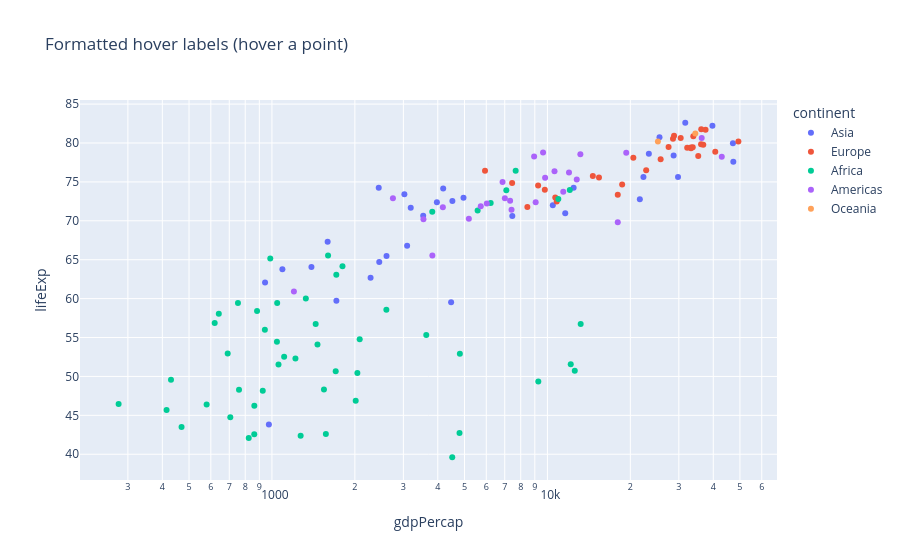

Notebook source saved alongside this figure:
### Markdown cell above
## 4. Hover Labels, Colors, and Facets 🟡

- **`hover_data`** adds columns to the hover box — and formats them (`":,"` thousands separator, `":$,.0f"` dollars, `False` to hide).
- **`hovertemplate`** (Graph Objects) gives complete control; `<extra></extra>` removes the grey trace-name box.
- **`color_discrete_map`** pins a color to each category so it stays the same across charts.
- **Facets** (`facet_col`, `facet_row`) split one chart into a grid of small charts — one per category ("small multiples").

### Code cell
fig = px.scatter(
    gap2007, x="gdpPercap", y="lifeExp", color="continent", hover_name="country", log_x=True,
    hover_data={"pop": ":,", "gdpPercap": ":$,.0f", "lifeExp": ":.1f", "continent": False},
    title="Formatted hover labels (hover a point)",
)
fig.show()
print("hovertemplate px generated:\n", fig.data[0].hovertemplate)

### Figure 1 — Plotly figure (JSON) as saved in the notebook; plotly's stock layout.template omitted (floating-point values rounded to 4 significant figures)
{"data": [{"customdata": [[31889923, "Asia"], [708573, "Asia"], [150448339, "Asia"], [14131858, "Asia"], [1318683096, "Asia"], [6980412, "Asia"], [1110396331, "Asia"], [223547000, "Asia"], [69453570, "Asia"], [27499638, "Asia"], [6426679, "Asia"], [127467972, "Asia"], [6053193, "Asia"], [23301725, "Asia"], [49044790, "Asia"], [2505559, "Asia"], [3921278, "Asia"], [24821286, "Asia"], [2874127, "Asia"], [47761980, "Asia"], [28901790, "Asia"], [3204897, "Asia"], [169270617, "Asia"], [91077287, "Asia"], [27601038, "Asia"], [4553009, "Asia"], [20378239, "Asia"], [19314747, "Asia"], [23174294, "Asia"], [65068149, "Asia"], [85262356, "Asia"], [4018332, "Asia"], [22211743, "Asia"]], "hovertemplate": "<b>%{hovertext}</b><br><br>gdpPercap=%{x:$,.0f}<br>lifeExp=%{y:.1f}<br>pop=%{customdata[0]:,}<extra></extra>", "hovertext": ["Afghanistan", "Bahrain", "Bangladesh", "Cambodia", "China", "Hong Kong, China", "India", "Indonesia", "Iran", "Iraq", "Israel", "Japan", "Jordan", "Korea, Dem. Rep.", "Korea, Rep.", "Kuwait", "Lebanon", "Malaysia", "Mongolia", "Myanmar", "Nepal", "Oman", "Pakistan", "Philippines", "Saudi Arabia", "Singapore", "Sri Lanka", "Syria", "Taiwan", "Thailand", "Vietnam", "West Bank and Gaza", "Yemen, Rep."], "legendgroup": "Asia", "marker": {"color": "#636efa", "symbol": "circle"}, "mode": "markers", "name": "Asia", "orientation": "v", "showlegend": true, "type": "scatter", "x": [974.6, 29800.0, 1391.0, 1714.0, 4959.0, 39720.0, 2452.0, 3541.0, 11610.0, 4471.0, 25520.0, 31660.0, 4519.0, 1593.0, 23350.0, 47310.0, 10460.0, 12450.0, 3096.0, 944.0, 1091.0, 22320.0, 2606.0, 3190.0, 21650.0, 47140.0, 3970.0, 4185.0, 28720.0, 7458.0, 2442.0, 3025.0, 2281.0], "xaxis": "x", "y": [43.83, 75.64, 64.06, 59.72, 72.96, 82.21, 64.7, 70.65, 70.96, 59.55, 80.75, 82.6, 72.53, 67.3, 78.62, 77.59, 71.99, 74.24, 66.8, 62.07, 63.78, 75.64, 65.48, 71.69, 72.78, 79.97, 72.4, 74.14, 78.4, 70.62, 74.25, 73.42, 62.7], "yaxis": "y"}, {"customdata": [[3600523, "Europe"], [8199783, "Europe"], [10392226, "Europe"], [4552198, "Europe"], [7322858, "Europe"], [4493312, "Europe"], [10228744, "Europe"], [5468120, "Europe"], [5238460, "Europe"], [61083916, "Europe"], [82400996, "Europe"], [10706290, "Europe"], [9956108, "Europe"], [301931, "Europe"], [4109086, "Europe"], [58147733, "Europe"], [684736, "Europe"], [16570613, "Europe"], [4627926, "Europe"], [38518241, "Europe"], [10642836, "Europe"], [22276056, "Europe"], [10150265, "Europe"], [5447502, "Europe"], [2009245, "Europe"], [40448191, "Europe"], [9031088, "Europe"], [7554661, "Europe"], [71158647, "Europe"], [60776238, "Europe"]], "hovertemplate": "<b>%{hovertext}</b><br><br>gdpPercap=%{x:$,.0f}<br>lifeExp=%{y:.1f}<br>pop=%{customdata[0]:,}<extra></extra>", "hovertext": ["Albania", "Austria", "Belgium", "Bosnia and Herzegovina", "Bulgaria", "Croatia", "Czech Republic", "Denmark", "Finland", "France", "Germany", "Greece", "Hungary", "Iceland", "Ireland", "Italy", "Montenegro", "Netherlands", "Norway", "Poland", "Portugal", "Romania", "Serbia", "Slovak Republic", "Slovenia", "Spain", "Sweden", "Switzerland", "Turkey", "United Kingdom"], "legendgroup": "Europe", "marker": {"color": "#EF553B", "symbol": "circle"}, "mode": "markers", "name": "Europe", "orientation": "v", "showlegend": true, "type": "scatter", "x": [5937.0, 36130.0, 33690.0, 7446.0, 10680.0, 14620.0, 22830.0, 35280.0, 33210.0, 30470.0, 32170.0, 27540.0, 18010.0, 36180.0, 40680.0, 28570.0, 9254.0, 36800.0, 49360.0, 15390.0, 20510.0, 10810.0, 9787.0, 18680.0, 25770.0, 28820.0, 33860.0, 37510.0, 8458.0, 33200.0], "xaxis": "x", "y": [76.42, 79.83, 79.44, 74.85, 73.0, 75.75, 76.49, 78.33, 79.31, 80.66, 79.41, 79.48, 73.34, 81.76, 78.89, 80.55, 74.54, 79.76, 80.2, 75.56, 78.1, 72.48, 74.0, 74.66, 77.93, 80.94, 80.88, 81.7, 71.78, 79.42], "yaxis": "y"}, {"customdata": [[33333216, "Africa"], [12420476, "Africa"], [8078314, "Africa"], [1639131, "Africa"], [14326203, "Africa"], [8390505, "Africa"], [17696293, "Africa"], [4369038, "Africa"], [10238807, "Africa"], [710960, "Africa"], [64606759, "Africa"], [3800610, "Africa"], [18013409, "Africa"], [496374, "Africa"], [80264543, "Africa"], [551201, "Africa"], [4906585, "Africa"], [76511887, "Africa"], [1454867, "Africa"], [1688359, "Africa"], [22873338, "Africa"], [9947814, "Africa"], [1472041, "Africa"], [35610177, "Africa"], [2012649, "Africa"], [3193942, "Africa"], [6036914, "Africa"], [19167654, "Africa"], [13327079, "Africa"], [12031795, "Africa"], [3270065, "Africa"], [1250882, "Africa"], [33757175, "Africa"], [19951656, "Africa"], [2055080, "Africa"], [12894865, "Africa"], [135031164, "Africa"], [798094, "Africa"], [8860588, "Africa"], [199579, "Africa"], [12267493, "Africa"], [6144562, "Africa"], [9118773, "Africa"], [43997828, "Africa"], [42292929, "Africa"], [1133066, "Africa"], [38139640, "Africa"], [5701579, "Africa"], [10276158, "Africa"], [29170398, "Africa"], [11746035, "Africa"], [12311143, "Africa"]], "hovertemplate": "<b>%{hovertext}</b><br><br>gdpPercap=%{x:$,.0f}<br>lifeExp=%{y:.1f}<br>pop=%{customdata[0]:,}<extra></extra>", "hovertext": ["Algeria", "Angola", "Benin", "Botswana", "Burkina Faso", "Burundi", "Cameroon", "Central African Republic", "Chad", "Comoros", "Congo, Dem. Rep.", "Congo, Rep.", "Cote d'Ivoire", "Djibouti", "Egypt", "Equatorial Guinea", "Eritrea", "Ethiopia", "Gabon", "Gambia", "Ghana", "Guinea", "Guinea-Bissau", "Kenya", "Lesotho", "Liberia", "Libya", "Madagascar", "Malawi", "Mali", "Mauritania", "Mauritius", "Morocco", "Mozambique", "Namibia", "Niger", "Nigeria", "Reunion", "Rwanda", "Sao Tome and Principe", "Senegal", "Sierra Leone", "Somalia", "South Africa", "Sudan", "Swaziland", "Tanzania", "Togo", "Tunisia", "Uganda", "Zambia", "Zimbabwe"], "legendgroup": "Africa", "marker": {"color": "#00cc96", "symbol": "circle"}, "mode": "markers", "name": "Africa", "orientation": "v", "showlegend": true, "type": "scatter", "x": [6223.0, 4797.0, 1441.0, 12570.0, 1217.0, 430.1, 2042.0, 706.0, 1704.0, 986.1, 277.6, 3633.0, 1545.0, 2082.0, 5581.0, 12150.0, 641.4, 690.8, 13210.0, 752.7, 1328.0, 942.7, 579.2, 1463.0, 1569.0, 414.5, 12060.0, 1045.0, 759.3, 1043.0, 1803.0, 10960.0, 3820.0, 823.7, 4811.0, 619.7, 2014.0, 7670.0, 863.1, 1598.0, 1712.0, 862.5, 926.1, 9270.0, 2602.0, 4513.0, 1107.0, 883.0, 7093.0, 1056.0, 1271.0, 469.7], "xaxis": "x", "y": [72.3, 42.73, 56.73, 50.73, 52.3, 49.58, 50.43, 44.74, 50.65, 65.15, 46.46, 55.32, 48.33, 54.79, 71.34, 51.58, 58.04, 52.95, 56.73, 59.45, 60.02, 56.01, 46.39, 54.11, 42.59, 45.68, 73.95, 59.44, 48.3, 54.47, 64.16, 72.8, 71.16, 42.08, 52.91, 56.87, 46.86, 76.44, 46.24, 65.53, 63.06, 42.57, 48.16, 49.34, 58.56, 39.61, 52.52, 58.42, 73.92, 51.54, 42.38, 43.49], "yaxis": "y"}, {"customdata": [[40301927, "Americas"], [9119152, "Americas"], [190010647, "Americas"], [33390141, "Americas"], [16284741, "Americas"], [44227550, "Americas"], [4133884, "Americas"], [11416987, "Americas"], [9319622, "Americas"], [13755680, "Americas"], [6939688, "Americas"], [12572928, "Americas"], [8502814, "Americas"], [7483763, "Americas"], [2780132, "Americas"], [108700891, "Americas"], [5675356, "Americas"], [3242173, "Americas"], [6667147, "Americas"], [28674757, "Americas"], [3942491, "Americas"], [1056608, "Americas"], [301139947, "Americas"], [3447496, "Americas"], [26084662, "Americas"]], "hovertemplate": "<b>%{hovertext}</b><br><br>gdpPercap=%{x:$,.0f}<br>lifeExp=%{y:.1f}<br>pop=%{customdata[0]:,}<extra></extra>", "hovertext": ["Argentina", "Bolivia", "Brazil", "Canada", "Chile", "Colombia", "Costa Rica", "Cuba", "Dominican Republic", "Ecuador", "El Salvador", "Guatemala", "Haiti", "Honduras", "Jamaica", "Mexico", "Nicaragua", "Panama", "Paraguay", "Peru", "Puerto Rico", "Trinidad and Tobago", "United States", "Uruguay", "Venezuela"], "legendgroup": "Americas", "marker": {"color": "#ab63fa", "symbol": "circle"}, "mode": "markers", "name": "Americas", "orientation": "v", "showlegend": true, "type": "scatter", "x": [12780.0, 3822.0, 9066.0, 36320.0, 13170.0, 7007.0, 9645.0, 8948.0, 6025.0, 6873.0, 5728.0, 5186.0, 1202.0, 3548.0, 7321.0, 11980.0, 2749.0, 9809.0, 4173.0, 7409.0, 19330.0, 18010.0, 42950.0, 10610.0, 11420.0], "xaxis": "x", "y": [75.32, 65.55, 72.39, 80.65, 78.55, 72.89, 78.78, 78.27, 72.23, 74.99, 71.88, 70.26, 60.92, 70.2, 72.57, 76.19, 72.9, 75.54, 71.75, 71.42, 78.75, 69.82, 78.24, 76.38, 73.75], "yaxis": "y"}, {"customdata": [[20434176, "Oceania"], [4115771, "Oceania"]], "hovertemplate": "<b>%{hovertext}</b><br><br>gdpPercap=%{x:$,.0f}<br>lifeExp=%{y:.1f}<br>pop=%{customdata[0]:,}<extra></extra>", "hovertext": ["Australia", "New Zealand"], "legendgroup": "Oceania", "marker": {"color": "#FFA15A", "symbol": "circle"}, "mode": "markers", "name": "Oceania", "orientation": "v", "showlegend": true, "type": "scatter", "x": [34440.0, 25190.0], "xaxis": "x", "y": [81.23, 80.2], "yaxis": "y"}], "layout": {"legend": {"title": {"text": "continent"}, "tracegroupgap": 0}, "title": {"text": "Formatted hover labels (hover a point)"}, "xaxis": {"anchor": "y", "domain": [0.0, 1.0], "title": {"text": "gdpPercap"}, "type": "log"}, "yaxis": {"anchor": "x", "domain": [0.0, 1.0], "title": {"text": "lifeExp"}}}}
